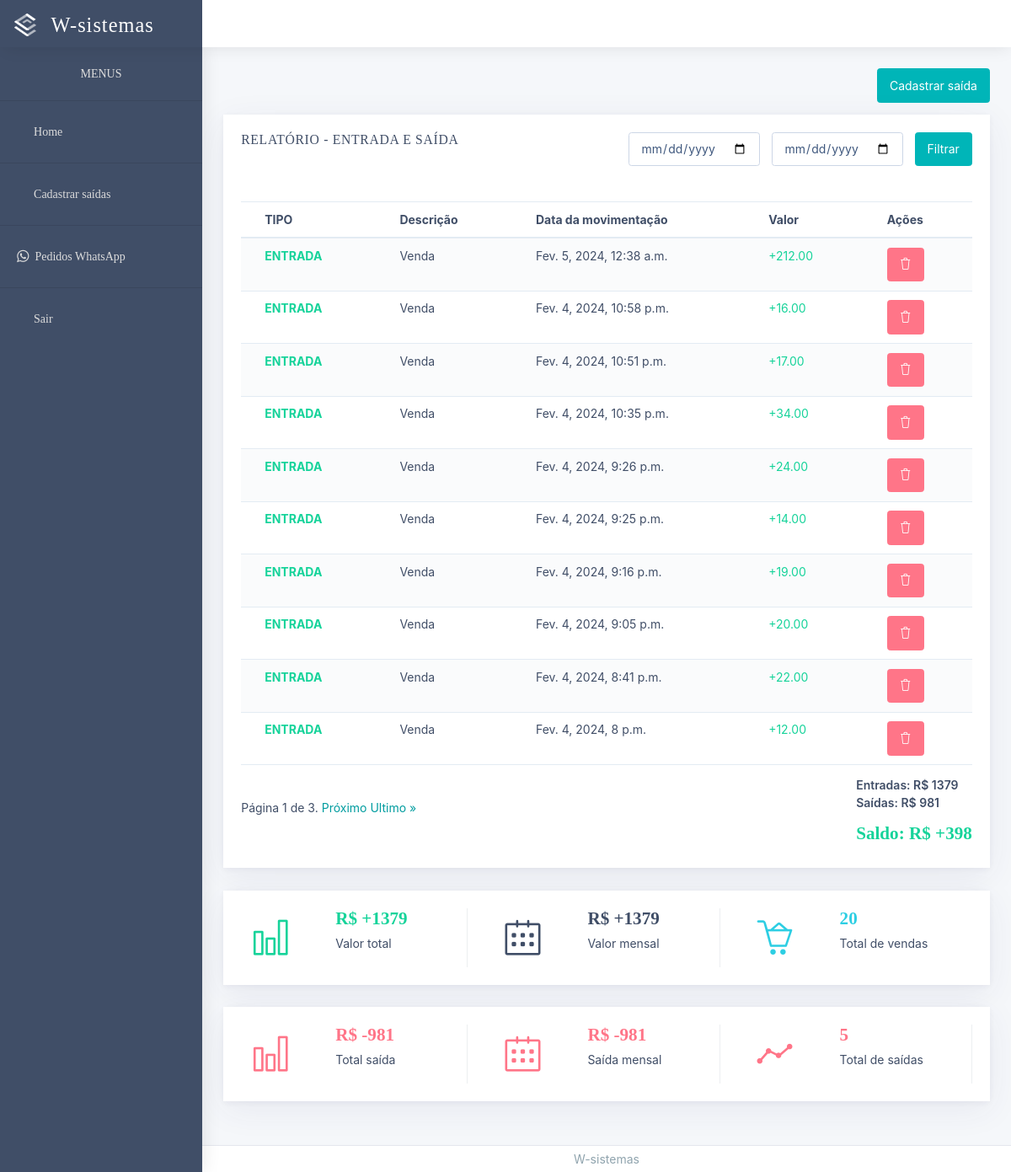
Screenshot of /relatorio-entrada-saida (signed in) with the database file from the repository.
### pdv/models.py (models this page shows, shortened)
class RelatorioEntradaSaida(models.Model):
    id_movimento = models.CharField(max_length=150)
    tipo = models.CharField(max_length=150)
    descricao = models.CharField(max_length=150)
    valor = models.DecimalField(decimal_places=2, max_digits=10)
    data = models.DateTimeField(auto_now_add=True)

### pdv/views.py (the view, shortened to what this page needs)
# urls.py: path('relatorio-entrada-saida', views.relatorio_entrada_saida_view, name='relatorio-entrada-saida'),
@login_required(login_url="login")
def relatorio_entrada_saida_view(request):
    template_name = "html/relatorio_entrada_saida.html"
    items_per_page = 10
    data_inicial_str = request.GET.get('data_inicial')
    data_final_str = request.GET.get('data_final')
    logs = RelatorioEntradaSaida.objects.all().order_by('-data')
    total_entradas = logs.filter(tipo='Entrada').aggregate(Sum('valor'))['valor__sum'] or 0
    total_saidas = logs.filter(tipo='saida').aggregate(Sum('valor'))['valor__sum'] or 0
    qt_saidas = logs.filter(tipo='saida').count() or 0
    qt_entradas = logs.filter(tipo='Entrada').count() or 0
    total_entradas_mensal = logs.filter(tipo='Entrada').aggregate(Sum('valor'))['valor__sum'] or 0
    total_saidas_mensal = logs.filter(tipo='saida').aggregate(Sum('valor'))['valor__sum'] or 0
    saldo_total = total_entradas_mensal - total_saidas
    page_number = request.GET.get('page', 1)
    paginator = Paginator(logs, items_per_page)
    try:
        page_logs = paginator.page(page_number)
    except PageNotAnInteger:
        page_logs = paginator.page(1)
    except EmptyPage:
        page_logs = paginator.page(paginator.num_pages)
    context = {
        'logs': page_logs,
        'total_entradas': total_entradas,
        'total_entradas_mensal': total_entradas_mensal,
        'total_saidas_mensal': total_saidas_mensal,
        'total_saidas': total_saidas,
        'data_inicial': data_inicial_str,
        'data_final': data_final_str,
        'qt_saidas': qt_saidas,
        'qt_entradas': qt_entradas,
        'saldo': saldo_total,
    }
    return render(request, template_name, context)

### pdv/templates/html/relatorio_entrada_saida.html (shortened to what this page needs)
{% extends "base.html" %}
{% load static %}
{% block content %}
    <div class="d-flex justify-content-end">
        <a href="{% url 'cadastro-saida' %}" type="button" class="btn btn-primary mb-1">Cadastrar saída</a>
    </div>
    <div class="card">
        <div class="d-flex justify-content-between card-header ">
            <h4 class="card-title">Relatório - Entrada e saída</h4>
            <form method="get" class="form-inline">
                <div class="form-group mr-1">
                    <input type="date" class="form-control" id="inputDate" name="data_inicial" value="{{ request.GET.data_inicial }}">
                </div>
                <div class="form-group mr-1">
                    <input type="date" class="form-control" id="inputEndDate" name="data_final" value="{{ request.GET.data_final }}">
                </div>
                <button type="submit" class="btn btn-primary">Filtrar</button>
            </form>
        </div>
        <div class="card-body">
            <div class="table-responsive">
                <table class="table table-striped mb-0">
                    <thead>
                        <tr>
                            <th>TIPO</th>
                            <th>Descrição</th>
                            <th>Data da movimentação</th>
                            <th>Valor</th>
                            <th>Ações</th>
                        </tr>
                    </thead>
                    <tbody>
                        {% for entrada_saida in logs %}
                        <tr>
                            <th class="{% if entrada_saida.tipo == 'saida' %}text-danger {% else %}text-success {% endif %} text-uppercase" scope="row">{{ entrada_saida.tipo }}</th>
                            <td>{{ entrada_saida.descricao}}</td>
                            <td>{{ entrada_saida.data }}</td>
                            {% if entrada_saida.tipo == 'saida' %}
                              <td class="text-danger">-{{ entrada_saida.valor }}</td>
                            {% else %}
                              <td class="text-success">+{{ entrada_saida.valor }}</td>
                            {% endif %}
                            <td>
                                <form action="{% url 'deletar-entrada-saida' entrada_saida.id %}" method="post" class="d-inline" id="deleteForm{{ entrada_saida.id }}">{% csrf_token %}
                                    <button class="btn btn-danger" type="button" onclick="confirmDelete({{ entrada_saida.id }})"><i class="icon-trash"></i></button>
                                </form>
                            </td>
                            </tr>
                        {% endfor %}
                    </tbody>
                </table>
                <div class="d-flex justify-content-between align-items-center pagination">
                    <span class="step-links">
                        <span class="current">
                            Página {{ logs.number }} de {{ logs.paginator.num_pages }}.
                        </span>
                        {% if logs.has_next %}
                            <a href="?page={{ logs.next_page_number }}&date={{ request.GET.date }}">Próximo</a>
                            <a href="?page={{ logs.paginator.num_pages }}&date={{ request.GET.date }}">Ultimo &raquo;</a>
                        {% endif %}
                    </span>
                    <div>
                      <p class="sub-heading heading-text text-bold-600 pt-1">Entradas: R$ {{total_entradas}}<br>
                      Saídas: R$ {{total_saidas}}</p>
                      {% if saldo > 0%}
                      <h3 class="heading-text text-bold-600 text-success">Saldo: R$ +{{saldo}}</h3>
                      {% else %}
                      <h3 class="heading-text text-bold-600 text-danger">Saldo: R$ {{saldo}}</h3>
                      {% endif %}
                    </div>
                </div>
            </div>
        </div>
    </div>
    <div class="row grouped-multiple-statistics-card">
        <div class="col-12">
          <div class="card">
            <div class="card-body">
              <div class="row">
                <div class="col-lg-4 col-xl-4 col-sm-6 col-12">
                  <div class="d-flex align-items-start mb-sm-1 mb-xl-0 border-right-blue-grey border-right-lighten-5">
                    <span class="card-icon primary d-flex justify-content-center mr-3">
                      <i class="icon p-1 icon-bar-chart customize-icon font-large-2 p-1 success"></i>
                    </span>
                    <div class="stats-amount mr-3">
                        <h3 class="heading-text text-bold-600 text-success">
                            {% if total_entradas != 0%}
                                R$ +{{total_entradas}}
                            {% else %}
                                R$ 0
                            {% endif %}
                        </h3>
                      <p class="sub-heading">Valor total</p>
                    </div>
                  </div>
                </div>
                <div class="col-lg-4 col-xl-4 col-sm-6 col-12">
                  <div class="d-flex align-items-start mb-sm-1 mb-xl-0 border-right-blue-grey border-right-lighten-5">
                    <span class="card-icon blue-grey.bg-darken-2 d-flex justify-content-center mr-3">
                      <i class="icon p-1 icon-calendar customize-icon font-large-2 p-1"></i>
                    </span>
                    <div class="stats-amount mr-3">
                        <h3 class="heading-text text-bold-600 text-blue-grey.bg-darken-2">
                            {% if total_entradas_mensal != 0%}
                                R$ +{{total_entradas_mensal}}
                            {% else %}
                                R$ 0
                            {% endif %}
                        </h3>
                      <p class="sub-heading">Valor mensal</p>
                    </div>
                  </div>
                </div>
                <div class="col-lg-4 col-xl-4 col-sm-6 col-12">
                  <div class="d-flex align-items-start">
                    <span class="card-icon warning d-flex justify-content-center mr-3">
                      <i class="icon p-1 icon-basket-loaded customize-icon font-large-2 p-1 info"></i>
                    </span>
                    <div class="stats-amount mr-3">
                      <h3 class="heading-text text-bold-600 text-info ">{{qt_entradas}}</h3>
                      <p class="sub-heading">Total de vendas</p>
                    </div>
                  </div>
                </div>
              </div>
            </div>
          </div>
        </div>
      </div>
      <div class="row grouped-multiple-statistics-card">
        <div class="col-12">
          <div class="card">
            <div class="card-body">
              <div class="row">
                <div class="col-lg-4 col-xl-4 col-sm-6 col-12">
                  <div class="d-flex align-items-start mb-sm-1 mb-xl-0 border-right-blue-grey border-right-lighten-5">
                    <span class="card-icon primary d-flex justify-content-center mr-3">
                      <i class="icon p-1 icon-bar-chart customize-icon font-large-2 p-1 danger"></i>
                    </span>
                    <div class="stats-amount mr-3">
                        <h3 class="heading-text text-bold-600 text-danger">
                            {% if total_saidas != 0%}
                                R$ -{{total_saidas}}
                            {% else %}
                                R$ 0
                            {% endif %}
                        </h3>
                      <p class="sub-heading">Total saída</p>
                    </div>
                  </div>
                </div>
                <div class="col-lg-4 col-xl-4 col-sm-6 col-12">
                  <div class="d-flex align-items-start mb-sm-1 mb-xl-0 border-right-blue-grey border-right-lighten-5">
                    <span class="card-icon bg-red.bg-accent-3 d-flex justify-content-center mr-3">
                      <i class="icon p-1 icon-calendar customize-icon font-large-2 p-1 danger"></i>
                    </span>
                    <div class="stats-amount mr-3">
                        <h3 class="heading-text text-bold-600 text-bg-red.bg-accent-3 danger">
                            {% if total_saidas_mensal != 0%}
                                R$ -{{total_saidas_mensal}}
                            {% else %}
                                R$ 0
                            {% endif %}
                        </h3>
                      <p class="sub-heading">Saída mensal</p>
                    </div>
                  </div>
                </div>
                <div class="col-lg-4 col-xl-4 col-sm-6 col-12">
                    <div class="d-flex align-items-start mb-sm-1 mb-xl-0 border-right-blue-grey border-right-lighten-5">
                      <span class="card-icon bg-red.bg-accent-3 d-flex justify-content-center mr-3">
                        <i class="icon p-1 icon-graph customize-icon font-large-2 p-1 danger"></i>
                      </span>
                      <div class="stats-amount mr-3">
                        <h3 class="heading-text text-bold-600 text-bg-red.bg-accent-3 danger">{{qt_saidas}}</h3>
                        <p class="sub-heading">Total de saídas</p>
                      </div>
                    </div>
                  </div>
              </div>
            </div>
          </div>
        </div>
      </div>
{% endblock content %}

### rows the page displays
RelatorioEntradaSaida: tipo "ENTRADA", descricao "Venda", data "Fev. 5, 2024, 12:38 a.m.", valor "212.00"
RelatorioEntradaSaida: tipo "ENTRADA", descricao "Venda", data "Fev. 4, 2024, 10:58 p.m.", valor "16.00"
RelatorioEntradaSaida: tipo "ENTRADA", descricao "Venda", data "Fev. 4, 2024, 10:51 p.m.", valor "17.00"
RelatorioEntradaSaida: tipo "ENTRADA", descricao "Venda", data "Fev. 4, 2024, 10:35 p.m.", valor "34.00"
RelatorioEntradaSaida: tipo "ENTRADA", descricao "Venda", data "Fev. 4, 2024, 9:26 p.m.", valor "24.00"
RelatorioEntradaSaida: tipo "ENTRADA", descricao "Venda", data "Fev. 4, 2024, 9:25 p.m.", valor "14.00"
RelatorioEntradaSaida: tipo "ENTRADA", descricao "Venda", data "Fev. 4, 2024, 9:16 p.m.", valor "19.00"
RelatorioEntradaSaida: tipo "ENTRADA", descricao "Venda", data "Fev. 4, 2024, 9:05 p.m.", valor "20.00"
RelatorioEntradaSaida: tipo "ENTRADA", descricao "Venda", data "Fev. 4, 2024, 8:41 p.m.", valor "22.00"
RelatorioEntradaSaida: tipo "ENTRADA", descricao "Venda", data "Fev. 4, 2024, 8 p.m.", valor "12.00"

### other values shown
{{ logs.number }} "1"
{{ logs.paginator.num_pages }} "3"
{{ total_entradas }} "1379"
{{ total_saidas }} "981"
{{ saldo }} "398"
{{ total_entradas_mensal }} "1379"
{{ qt_entradas }} "20"
{{ total_saidas_mensal }} "981"
{{ qt_saidas }} "5"
